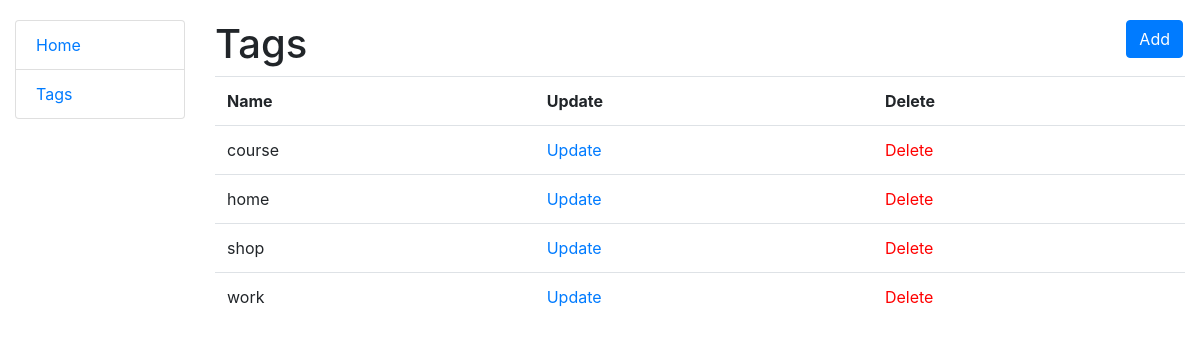
The app's page /tags/ with its own data.
### todolist/models.py (models this page shows, shortened)
class Tag(models.Model):
    name = models.CharField(max_length=255)
    class Meta:
        ordering = ["name"]

### todolist/views.py (the view)
class TagListView(generic.ListView):
    model = Tag
    context_object_name = "tag_list"
    template_name = "todolist/tag_list.html"

### templates/todolist/tag_list.html
{% extends "base.html" %}
{% block content %}
  <h1>
    Tags
    <a href="{% url 'todolist:tag-create' %}" class="btn btn-primary link-to-page">
      Add
    </a>
  </h1>
  {% if tag_list %}
    <table class="table">
      <tr>
        <th>Name</th>
        <th>Update</th>
        <th>Delete</th>
      </tr>
      {% for tag in tag_list %}
        <tr>
          <td>
            {{ tag.name }}
          </td>
          <td>
            <a href="{% url 'todolist:tag-update' pk=tag.id %}">
              Update
            </a>
          </td>
          <td>
            <a style="color: red"
               href="{% url 'todolist:tag-delete' pk=tag.id %}">
              Delete
            </a>
          </td>
        </tr>
      {% endfor %}
    </table>
  {% else %}
    <p>There are no tags in the Todo list.</p>
  {% endif %}
{% endblock %}

### static/css/styles.css (style rules this page uses)
body { margin-top: 20px; }
.link-to-page { float: right; margin: 0 2px 0 2px; }

### records on screen
Tag: name "course"
Tag: name "home"
Tag: name "shop"
Tag: name "work"
